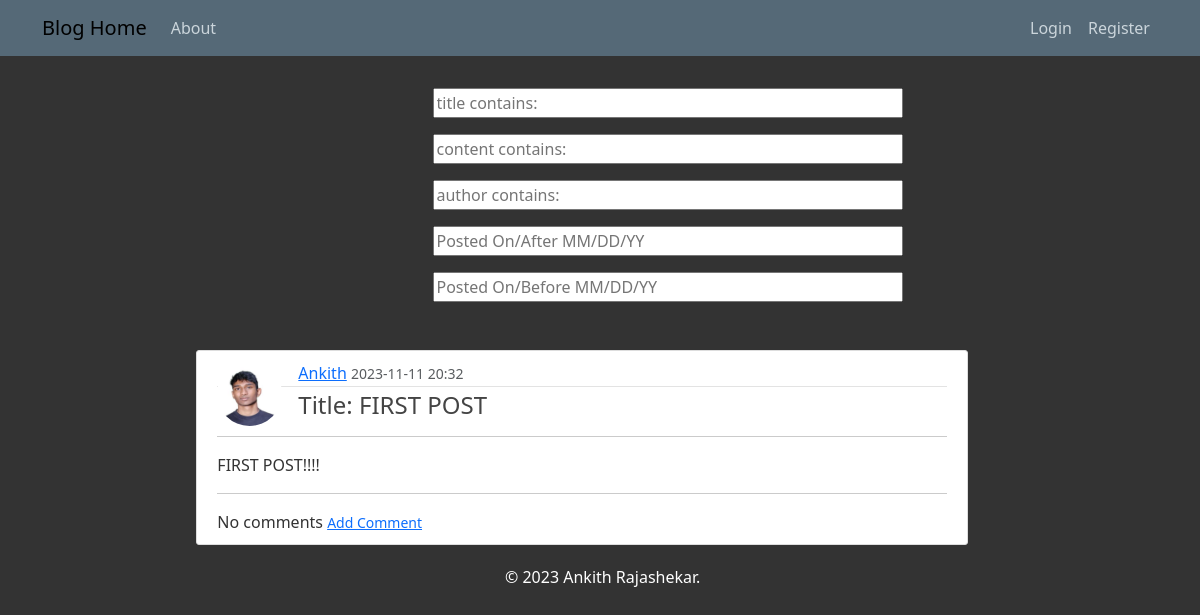
The app's page /, older data.
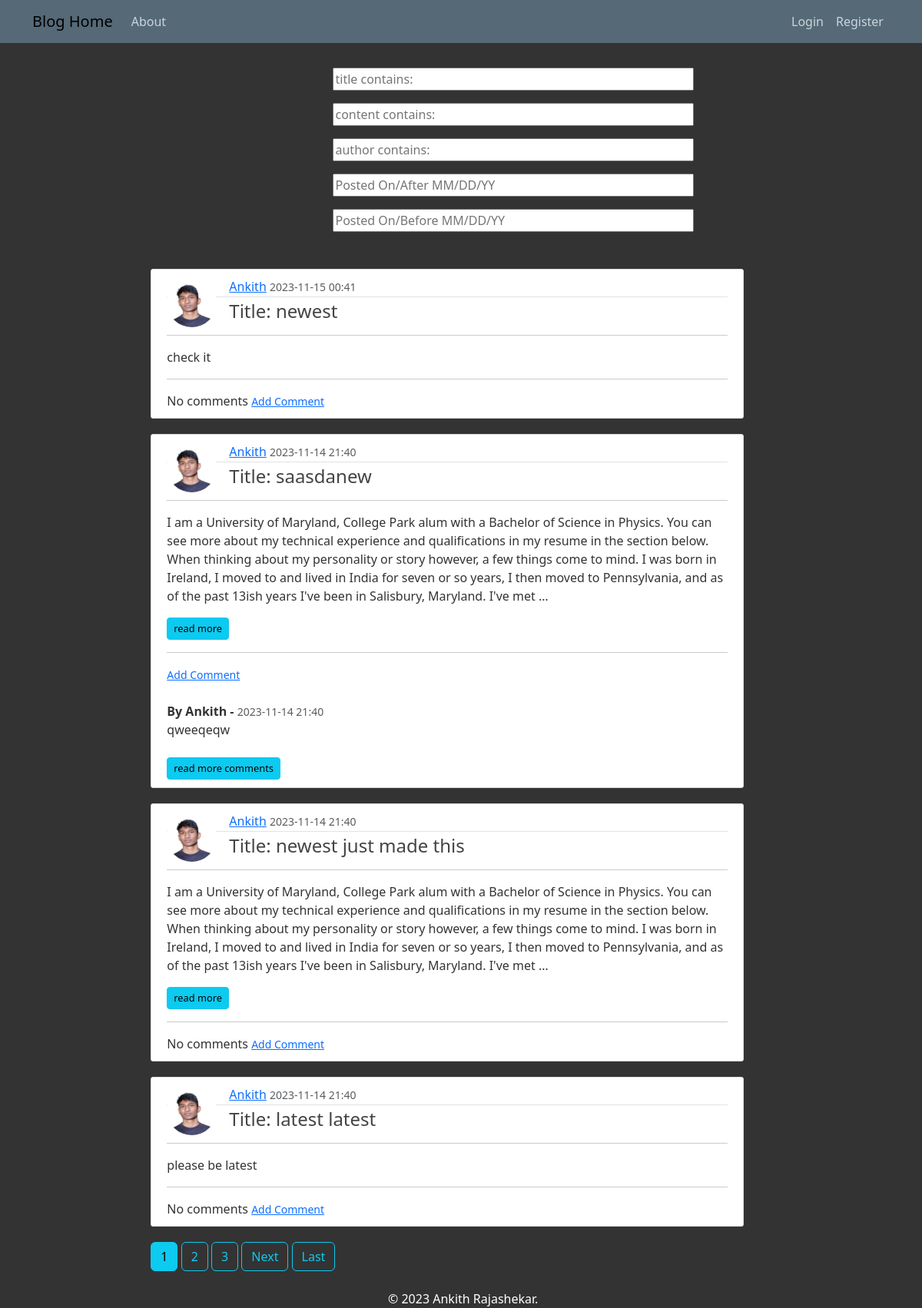
The same page, newer data.
### blog/models.py (models this page shows, shortened)
class Post(models.Model):
  title = models.CharField(max_length=100)
  content = models.TextField()
  date_posted = models.CharField(default=str(dateformat.format(timezone.now(), 'Y-m-d H:i')), max_length=70)
  user = models.ForeignKey(User, on_delete = models.CASCADE) #this just relates the User model to the author field, but it doesn't get the currently logged in user.
  author = models.TextField(default='user', max_length=100)
  image_url = models.URLField(max_length=300)

class Comment(models.Model):
  post = models.ForeignKey(Post, related_name="comments", on_delete = models.CASCADE)
  user = models.ForeignKey(User, on_delete = models.CASCADE)
  author = models.CharField(max_length=100)
  content = models.TextField(max_length=500)
  date_posted = models.CharField(default=str(dateformat.format(timezone.now(), 'Y-m-d H:i')), max_length=70)

### users/models.py (models this page shows, shortened)
class Profile(models.Model):
    user = models.OneToOneField(User, on_delete=models.CASCADE)
    username = models.TextField(default='user', max_length=100)
    email = models.EmailField(default='email@email.com')
    image = models.ImageField(default='default.jpg', upload_to='profile_pics') #store locally

### blog/views.py (the view)
# urls.py: path('', PostListView.as_view(), name='blog-home'),
class PostListView(ListView):
    model = Post
    template_name = 'blog/home.html'
    context_object_name = 'posts' #Renaming variable per django conventions so it works with our blog home template as is
    ordering = ['-date_posted']
    paginate_by = 4
    def get_queryset(self):
        filter = PostFilter(self.request.GET, queryset=Post.objects.all().order_by('-date_posted'))
        return filter.qs
    def get_context_data(self, **kwargs):
        context = super().get_context_data(**kwargs)
        filter = PostFilter(self.request.GET, queryset=Post.objects.all().order_by('-date_posted'))
        context["filter"] = filter
        return context

### blog/templates/blog/home.html (shortened to what this page needs)
{% extends "blog/base.html" %}
{% block content %}
    <div class="col ps-2 mb-4 pt-2 pb-2" style="background-color: #333333;; color: #e3e3e3;">
      <form method="get" class = "offset-md-5">
        {{ filter.form.as_p }}
      </form>
    </div>
  {%for post in posts%}
    <article class="media content-section offset-md-2">
      <img class = "float-start rounded-circle article-img" src = "{{post.user.profile.image.url}}">
      <div class="media-body">
        <div class="article-metadata">
          <a class="mr-2" href="{%url 'user-post' post.user.username%}">{{ post.user }}</a>
          <small class="text-muted">{{ post.date_posted}}</small>
        </div>
        <h4><a class="text-decoration-none article-title" href="{% url 'post-detail' post.pk %}">Title: {{ post.title }}</a></h4>
        <hr>
        <div>
          {% if post.content|length >= 450 %}
            <p class="article-content">{{ post.content|truncatechars:450}}</p>
            <a href="{% url 'post-detail' post.pk %}" class="btn btn-info btn-sm" style="font-size: 0.8em;">read more</a>
          {%else%}
            <p class="article-content">{{post.content}}</p>
          {%endif%}
        </div>
        <div>
          <hr>
          {% if not post.comments.all %}
            No comments
            <small class="text-muted">
              <a href="{%url 'comment-create' post.pk%}">Add Comment</a>
            </small>
          {%else%}
            <small class="text-muted">
              <a href="{%url 'comment-create' post.pk%}">Add Comment</a>
            </small>
            <br>
            <br>
              <strong>By {{post.comments.last.author}} - </strong>
              <small class="text-muted">{{ post.comments.last.date_posted}}</small>
              <br>
              {{post.comments.last.content}}
              <br>
            <br>
          {%endif%}
          {%if 2 <= post.comments.all|length %}
            <a href="{% url 'post-detail' post.pk %}" class="btn btn-info btn-sm" style="font-size: 0.8em;">read more comments</a>
          {%endif%}
        </div>
      </div>
    </article>
  {%endfor%}
  {% if is_paginated %}
    {% for num in page_obj.paginator.page_range %}
      {% if page_obj.number == num and page_obj.has_previous == False%}
        <a class="btn btn-info mb-4 offset-md-2" href="?page={{num}}">{{num}}</a>
      {% elif page_obj.number == num%}
        <a class="btn btn-info mb-4" href="?page={{num}}">{{num}}</a>
      {% elif num > page_obj.number|add:'-3' and num < page_obj.number|add:'3'%}
        <a class="btn btn-outline-info mb-4" href="?page={{num}}">{{num}}</a>
      {%endif%}
    {%endfor%}
    {% if page_obj.has_next %}
      <a class="btn btn-outline-info mb-4" href="?page={{page_obj.next_page_number}}">Next</a>
      <a class="btn btn-outline-info mb-4" href="?page={{page_obj.paginator.num_pages}}">Last</a>
    {%endif%}
  {%endif%}
{% endblock content %}

Row changes from the older to the newer data that the page shows:
no longer on this page (row edited): Post: user.profile.image (picture), user "Ankith", date_posted "2023-11-11 20:32", title "FIRST POST", content "FIRST POST!!!!", shows "No comments"
added Post: user.profile.image (picture), user "Ankith", date_posted "2023-11-15 00:41", title "newest", content "check it", shows "No comments"
added Post: user.profile.image (picture), user "Ankith", date_posted "2023-11-14 21:40", title "saasdanew", content "I am a University of Maryland, College Park alum with a Bachelor of Science in Physics. You can see more about my technical experience and qualifications in my resume in the section below. When thinking about my personality or story however, a few things come to mind. I was born in Ireland, I moved to and lived in India for seven or so years, I then moved to Pennsylvania, and as of the past 13ish years I've been in Salisbury, Maryland. I've met …", comments.last.author "Ankith", comments.last.date_posted "2023-11-14 21:40", comments.last.content "qweeqeqw", shows "read more comments"
added Post: user.profile.image (picture), user "Ankith", date_posted "2023-11-14 21:40", title "newest just made this", content "I am a University of Maryland, College Park alum with a Bachelor of Science in Physics. You can see more about my technical experience and qualifications in my resume in the section below. When thinking about my personality or story however, a few things come to mind. I was born in Ireland, I moved to and lived in India for seven or so years, I then moved to Pennsylvania, and as of the past 13ish years I've been in Salisbury, Maryland. I've met …", shows "No comments"
added Post: user.profile.image (picture), user "Ankith", date_posted "2023-11-14 21:40", title "latest latest", content "please be latest", shows "No comments"
Text that changed along with them:
new list line: "1"
new list line: "2"
new list line: "3"
text now shown: "Next Last"
